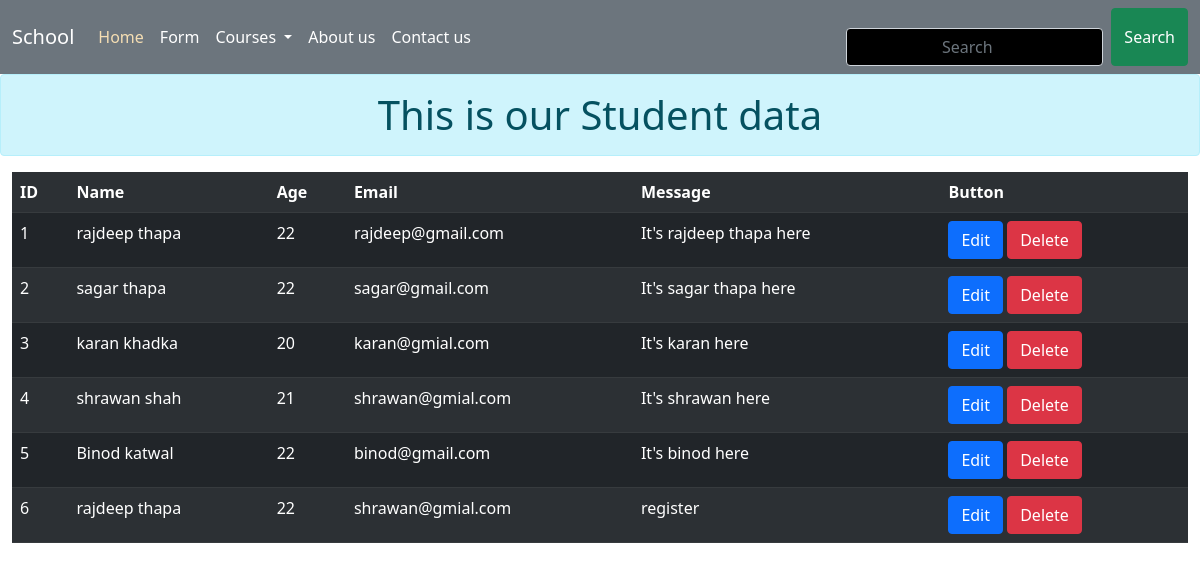
The page / on the database its author committed.
### crudApp/models.py (models this page shows)
class Student(models.Model):
    name=models.CharField(max_length=40)
    age=models.IntegerField()
    email=models.EmailField()
    message=models.TextField()
    isDelete=models.BooleanField(default=False)

### crudApp/views.py (the view)
# urls.py: path('',home,name='home'),
def home(request):
    data=Student.objects.filter(isDelete=False)
    return render(request,'crudapp/home.html',{'data':data})

### crudApp/templates/crudapp/home.html
{% extends "crudapp/base.html" %}
 {% block content %}
<h1 class="text-center alert alert-info ">This is our Student data</h1>
<div class="container-fluid">
  <div class="row">
    <div class="col">
      <table class="table table-dark table-striped">
        <tr>
          <th>ID</th>
          <th>Name</th>
          <th>Age</th>
          <th>Email</th>
          <th>Message</th>
          <th>Button</th>
        </tr>
        {% for i in data %}
        <tr>
          <td>{{forloop.counter}}</td>
          <td>{{i.name}}</td>
          <td>{{i.age}}</td>
          <td>{{i.email}}</td>
          <td>{{i.message}}</td>
          <td>
            <a href="{% url 'update_data' i.id %}" class="btn btn-primary">Edit</a>
            <a href="{% url 'delete_data' i.id %}" class="btn btn-danger">Delete</a>
          </td>
        </tr>
        {% endfor %}
      </table>
    </div>
  </div>
</div>
{% endblock content %}

### crudApp/templates/crudapp/base.html (shortened to what this page needs)
<!DOCTYPE html>
<html lang="en">
<head>
  {% load static %}
    <link href="https://cdn.jsdelivr.net/npm/bootstrap@5.0.2/dist/css/bootstrap.min.css" rel="stylesheet">
    <link rel="stylesheet" href="//cdn.jsdelivr.net/npm/alertifyjs@1.13.1/build/css/alertify.min.css"/>
    <link rel="stylesheet" href="{% static 'css/form.css' %}">
</head>
<body>
    <nav class="navbar navbar-expand-lg navbar-light bg-secondary">
  <div class="container-fluid">
    <a class="navbar-brand  text-white " href="{% url 'home' %}">School</a>
    <div class="collapse navbar-collapse" id="navbarSupportedContent">
      <ul class="navbar-nav me-auto mb-2 mb-lg-0">
        <li class="nav-item">
          <a class="nav-link {% if request.path == '/' %} active {% endif %} text-white" aria-current="page" href="{% url 'home' %}">Home</a>
        </li>
        <li class="nav-item">
          <a class="nav-link {% if request.path == '/form/' %} active {% endif %} text-white" href="{% url 'form' %}">Form</a>
        </li>
        <li class="nav-item dropdown">
          <a class="nav-link  dropdown-toggle text-white" href="#" id="navbarDropdown" role="button" data-bs-toggle="dropdown" aria-expanded="false">
            Courses
          </a>
        </li>
        <li class="nav-item">
          <a class="nav-link {% if request.path == '/about/' %} active {% endif %} text-white" href="{% url 'about' %}">About us</a>
        </li>
        <li class="nav-item">
          <a class="nav-link {% if request.path == '/contact/' %} active {% endif %} text-white" href="{% url 'contact' %}">Contact us</a>
        </li>
      </ul>
        <form method="POST" action="{% url 'search' %}"  class="d-flex">
        <input class="form-control me-2" type="search" placeholder="Search" name="search" aria-label="Search">
        <button class="btn btn-success" type="submit">Search</button>
      </form>
    </div>
  </div>
</nav>
{% block content %}
{% endblock content %}
</body>
</html>

### crudApp/static/css/form.css (style rules this page uses)
input { display: block; width: 100%; background-color: rgba(167, 139, 250, 1); padding: 0.75rem; text-align: center; color: rgba(17, 24, 39, 1); border: none; border-radius: 0.375rem; font-weight: 600; margin-top: 15px; }
.form-control { background:black; margin-top: 20px; }

### crudApp/templates/crudapp/base.html (style rules this page uses)
.active { color:wheat!important; }

### rows shown on the page
Student: name "rajdeep thapa", age "22", email "rajdeep@gmail.com", message "It's rajdeep thapa here"
Student: name "sagar thapa", age "22", email "sagar@gmail.com", message "It's sagar thapa here"
Student: name "karan khadka", age "20", email "karan@gmial.com", message "It's karan here"
Student: name "shrawan shah", age "21", email "shrawan@gmial.com", message "It's shrawan here"
Student: name "Binod katwal", age "22", email "binod@gmail.com", message "It's binod here"
Student: name "rajdeep thapa", age "22", email "shrawan@gmial.com", message "register"
